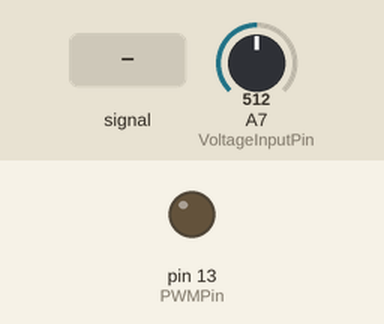
A sketch run on a simulated Arduino Nano, built with avr-gcc and run on an emulated ATmega328P. Shown: output pins drawn as LEDs (lit = HIGH). The test bench sets the inputs (shaded band); at power-on: A7 (VoltageInputPin) = 512.

Above: at 1.2 s.
1.3 s: A7 (VoltageInputPin) fed a 200 Hz sine of ±460 counts around its level
At 2.5 s:
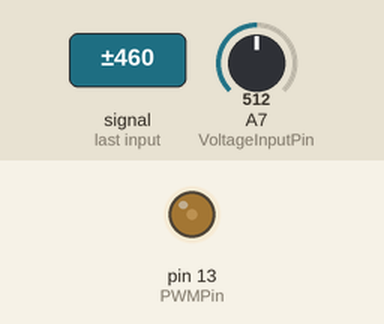
2.8 s: A7 (VoltageInputPin) set to 122
At 3.3 s:
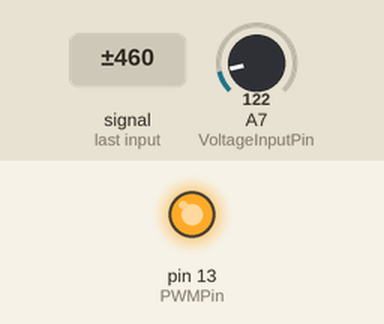
Timing chart, 0 to 5.8 s (numbered marks = the images above; inputs shaded):
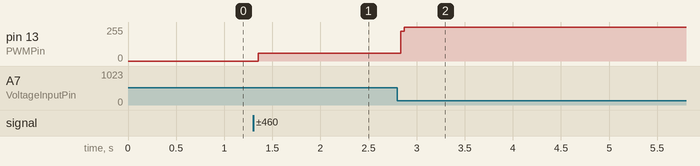

Measured:
- after the input at 1.3 s, pin 13 (PWMPin): 0/255 → 58/255 after 0.05 s
- after the input at 2.8 s, pin 13 (PWMPin): 58/255 → 255/255 at once

The sketch:

PIcontrollerwithPWM.ino
```cpp
// Global declarations and default values
unsigned long count = 0;
int VoltageInputPin = A7;
int PWMPin = 13;
unsigned long lastTime = 0;
float Input = 0, Output = 0, Setpoint = 0;
float ITerm = 0, lastInput;
float kp = 1, ki = 1;
float outMin = 0, outMax = 1;


void setup() {
  // User set parameters
  Setpoint = 12; // Reference Voltage i.e. Volatge to be achieved
  VoltageInputPin = A7; // Pin being used to take voltage input
  PWMPin = 13; // Pin being used for PWM
  Output  = 0.2; // Starting duty cycle
  kp = 0.09; // Set kp and ki
  ki = 0.01;

  // Limiting the Output duty cycle
  outMin = 0.2;
  outMax = 0.6;

  // Setting clock speed of pins 13 and 4 to 7.8kHz on Atmega 2560
  pinMode(PWMPin, OUTPUT);
  int myEraser = 7; // this is 111 in binary and is used as an eraser
  TCCR0B &= ~myEraser; // this operation (AND plus NOT),  set the three bits in TCCR2B to 0
  //TCCR0B = (TCCR0B&248)|1;
  int myPrescaler = 2; // this could be a number in [1 , 6]. In this case, 2 corresponds in binary to 010.
  TCCR0B |= myPrescaler; //this operation (OR), replaces the last three bits in TCCR2B with our new value 010.

  Serial.begin(9600); // Initializing serial port
}

void Compute()
{
  unsigned long now = micros();
  int timeChange = (now - lastTime);

  Input = analogRead(VoltageInputPin); // Input is read as (1023-0) for (5,0) V
  //Serial.println(Input);
  Input = (float)Input*0.054; // Input needs to scaled to get real value for calculating error

  float error = Setpoint - Input; // Calculate error term

  ITerm += (float) (ki * error * timeChange / 1000000.00); // Calculate and limit Integration Term // Verify if this works properly
  if (ITerm > outMax) ITerm = outMax;
  else if (ITerm < outMin) ITerm = outMin;

  Output = kp * error + ITerm; // Calculate new duty cycle

  if (Output > outMax) Output = outMax; // Limit new duty cycle
  else if (Output < outMin) Output = outMin;

  lastInput = Input; // Preparing for next calculation
  lastTime = now;

  // For debugging:
  //Serial.println(Input);
  //Serial.println(Output);
  //Serial.println('\n');
}

void loop() {

  // to check how how much time is being taken per cycle!
  //count++;
  //if (count % 10000 == 0) {
    //Serial.println(count);
  //}

  Compute(); //computes new duty cycle every sampling time
  analogWrite(PWMPin, 255 * (Output)); //keeps running the pwm signal, 1-output as the octocoupler inverts the signal!
}
```
